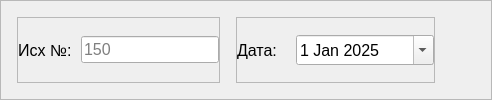
     <widget class="QFrame" name="number_date_frame">
      <property name="frameShape">
       <enum>QFrame::StyledPanel</enum>
      </property>
      <property name="frameShadow">
       <enum>QFrame::Raised</enum>
      </property>
      <layout class="QHBoxLayout" name="horizontalLayout_3">
       <property name="spacing">
        <number>16</number>
       </property>
       <property name="leftMargin">
        <number>16</number>
       </property>
       <property name="topMargin">
        <number>16</number>
       </property>
       <property name="rightMargin">
        <number>16</number>
       </property>
       <property name="bottomMargin">
        <number>16</number>
       </property>
       <item>
        <widget class="QFrame" name="number_frame">
         <property name="frameShape">
          <enum>QFrame::StyledPanel</enum>
         </property>
         <property name="frameShadow">
          <enum>QFrame::Raised</enum>
         </property>
         <layout class="QHBoxLayout" name="horizontalLayout">
          <property name="spacing">
           <number>9</number>
          </property>
          <property name="leftMargin">
           <number>0</number>
          </property>
          <property name="topMargin">
           <number>0</number>
          </property>
          <property name="rightMargin">
           <number>0</number>
          </property>
          <property name="bottomMargin">
           <number>0</number>
          </property>
          <item>
           <widget class="QLabel" name="number_label">
            <property name="sizePolicy">
             <sizepolicy hsizetype="Fixed" vsizetype="Preferred">
              <horstretch>0</horstretch>
              <verstretch>0</verstretch>
             </sizepolicy>
            </property>
            <property name="font">
             <font>
              <family>MS Shell Dlg 2</family>
              <pointsize>12</pointsize>
             </font>
            </property>
            <property name="text">
             <string>Исх №:</string>
            </property>
           </widget>
          </item>
          <item>
           <widget class="QLineEdit" name="number_lineEdit">
            <property name="minimumSize">
             <size>
              <width>138</width>
              <height>0</height>
             </size>
            </property>
            <property name="maximumSize">
             <size>
              <width>138</width>
              <height>16777215</height>
             </size>
            </property>
            <property name="font">
             <font>
              <pointsize>12</pointsize>
             </font>
            </property>
            <property name="placeholderText">
             <string>150</string>
            </property>
           </widget>
          </item>
          <item>
           <spacer name="horizontalSpacer_2">
            <property name="orientation">
             <enum>Qt::Horizontal</enum>
            </property>
            <property name="sizeHint" stdset="0">
             <size>
              <width>0</width>
              <height>20</height>
             </size>
            </property>
           </spacer>
          </item>
         </layout>
        </widget>
       </item>
       <item>
        <widget class="QFrame" name="date_frame">
         <property name="frameShape">
          <enum>QFrame::StyledPanel</enum>
         </property>
         <property name="frameShadow">
          <enum>QFrame::Raised</enum>
         </property>
         <layout class="QHBoxLayout" name="horizontalLayout_2">
          <property name="spacing">
           <number>19</number>
          </property>
          <property name="leftMargin">
           <number>0</number>
          </property>
          <property name="topMargin">
           <number>0</number>
          </property>
          <property name="rightMargin">
           <number>0</number>
          </property>
          <property name="bottomMargin">
           <number>0</number>
          </property>
          <item>
           <widget class="QLabel" name="date_label">
            <property name="sizePolicy">
             <sizepolicy hsizetype="Fixed" vsizetype="Preferred">
              <horstretch>0</horstretch>
              <verstretch>0</verstretch>
             </sizepolicy>
            </property>
            <property name="font">
             <font>
              <family>MS Shell Dlg 2</family>
              <pointsize>12</pointsize>
             </font>
            </property>
            <property name="text">
             <string>Дата:</string>
            </property>
           </widget>
          </item>
          <item>
           <widget class="QDateEdit" name="date_dateEdit">
            <property name="sizePolicy">
             <sizepolicy hsizetype="Expanding" vsizetype="Fixed">
              <horstretch>0</horstretch>
              <verstretch>0</verstretch>
             </sizepolicy>
            </property>
            <property name="minimumSize">
             <size>
              <width>138</width>
              <height>30</height>
             </size>
            </property>
            <property name="maximumSize">
             <size>
              <width>138</width>
              <height>16777215</height>
             </size>
            </property>
            <property name="font">
             <font>
              <pointsize>12</pointsize>
             </font>
            </property>
            <property name="dateTime">
             <datetime>
              <hour>0</hour>
              <minute>0</minute>
              <second>0</second>
              <year>2025</year>
              <month>1</month>
              <day>1</day>
             </datetime>
            </property>
            <property name="calendarPopup">
             <bool>true</bool>
            </property>
           </widget>
          </item>
          <item>
           <spacer name="horizontalSpacer_3">
            <property name="orientation">
             <enum>Qt::Horizontal</enum>
            </property>
            <property name="sizeHint" stdset="0">
             <size>
              <width>0</width>
              <height>20</height>
             </size>
            </property>
           </spacer>
          </item>
         </layout>
        </widget>
       </item>
       <item>
        <spacer name="horizontalSpacer">
         <property name="orientation">
          <enum>Qt::Horizontal</enum>
         </property>
         <property name="sizeHint" stdset="0">
          <size>
           <width>40</width>
           <height>20</height>
          </size>
         </property>
        </spacer>
       </item>
      </layout>
     </widget>
